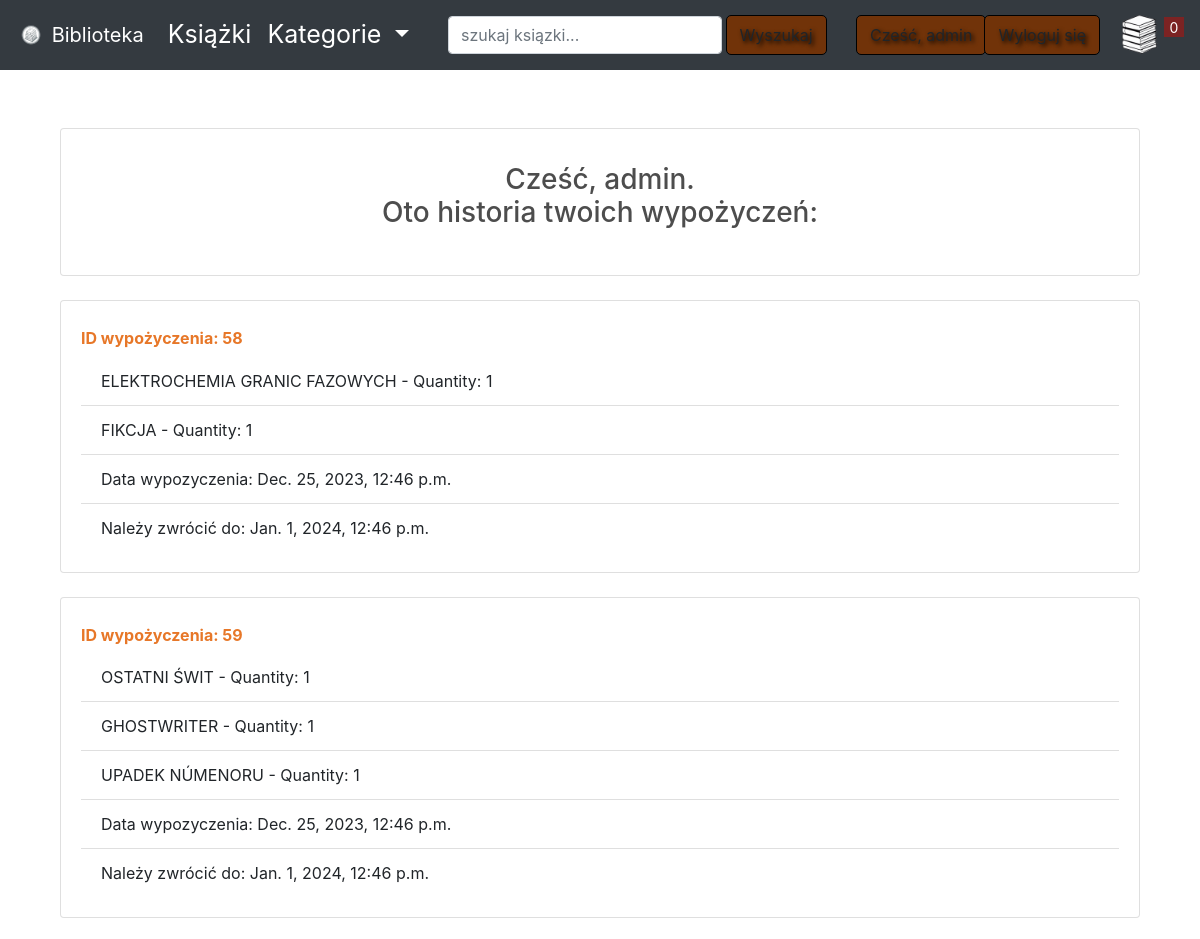
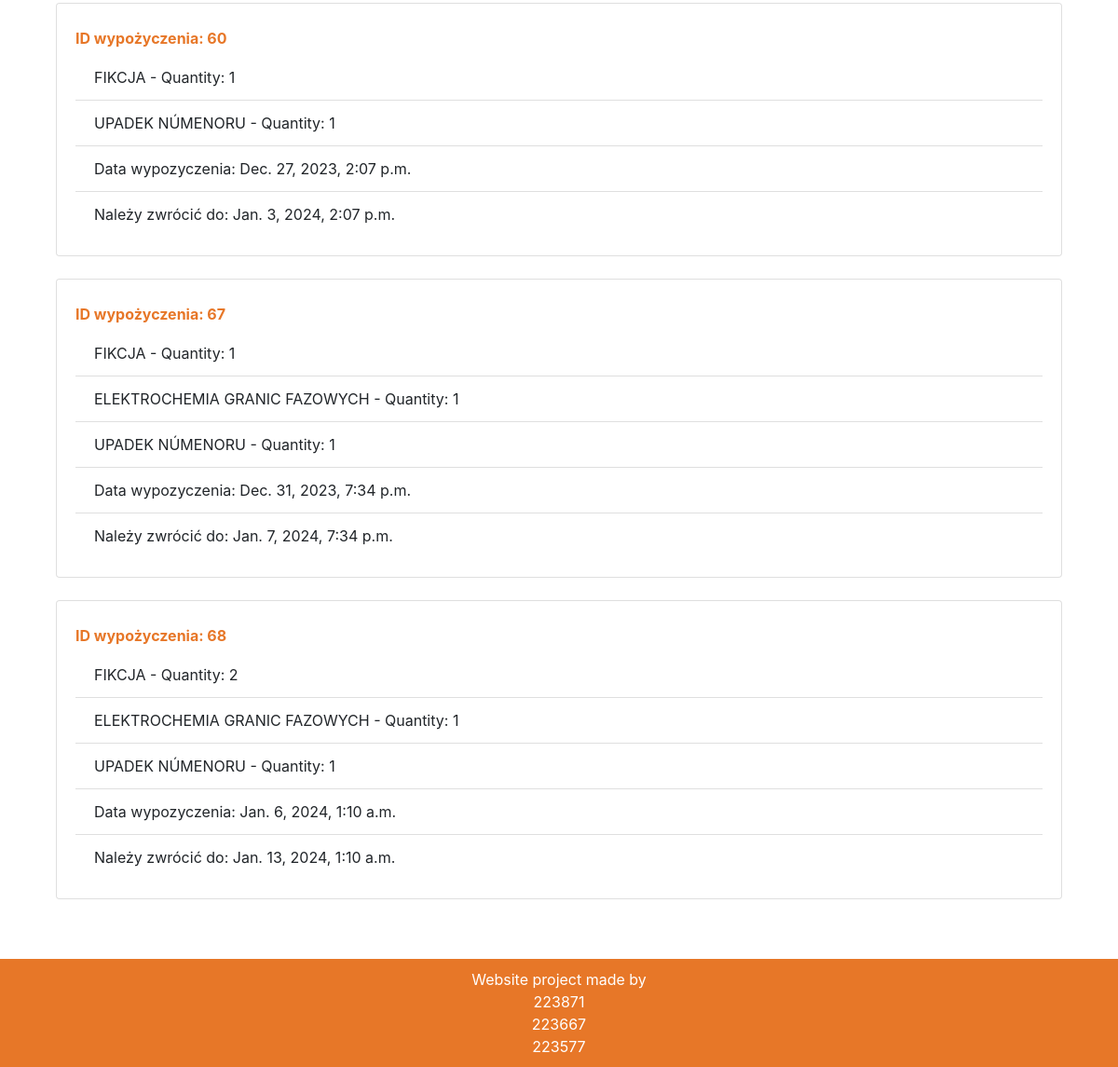
The app's page /profile (signed in) with its own data (2 pictures, top to bottom).
### bookstore/models.py (models this page shows, shortened)
class Order(models.Model): #koszyk
    customer = models.ForeignKey(Customer, on_delete=models.SET_NULL, null=True, blank=True)
    data_ordered = models.DateTimeField(auto_now_add=True) #bieżąca data i godzina
    complete = models.BooleanField(default=False, null=True, blank=True)
    transaction_id = models.CharField(max_length=40, null=True)
    return_data = models.DateTimeField(default=None, null=True, blank=True)  #data zwrotu
    @property
    def get_cart_items(self): #zlicza ile produktów ejst w koszyku
        order_items = self.orderitem_set.all()  # Pobierz wszystkie elementy OrderItem dla tego zamówienia
        total_items = 0
        for item in order_items:
            total_items += item.quantity
        return total_items

class Customer(models.Model):
    user = models.OneToOneField(User, on_delete= models.CASCADE, null=True, blank=True)
    name = models.CharField(max_length=100, null=True)
    email = models.CharField(max_length=100, null=True)
    isTeacher = models.BooleanField(default=False) #bo nauczyciele mają potem mieć, że nielimitowany czas wypozyczenia

class OrderItem(models.Model): #produkt w koszyku
    product = models.ForeignKey(Product, on_delete=models.SET_NULL, blank=True, null=True)
    order = models.ForeignKey(Order, on_delete=models.SET_NULL, blank=True, null=True)
    quantity = models.IntegerField(default=0, null=True, blank=True)
    data_added = models.DateTimeField(auto_now_add=True)

class Product(models.Model):
    name = models.CharField(max_length=100, null=True)
    digital = models.BooleanField(default=False, null=True, blank=False)  #czy jest nie fizyczny
    genre = models.CharField(max_length=100, null=True) #gatunek ksiązki
    author = models.CharField(max_length=100, null=True)
    isbn = models.CharField(max_length=17, null=True, blank=True, unique=True)
    image = models.ImageField(null=True, blank=True)

### bookstore/views.py (the view)
# urls.py: path('profile', views.profile, name='profile'),
@login_required #w setting.py  ustaw: LOGIN_URL = '/login/' - login = nazwa urla albo url
def profile(request):
     customer = request.user.customer
     order, created = Order.objects.get_or_create(customer=customer, complete=False) # Pobranie lub utworzenie niezakończonego zamówienia dla tego klienta
     items = order.orderitem_set.all() #Pobranie wszystkich elementów zamówienia (OrderItem) dla danego zamówienia (Order)
     orders = Order.objects.filter(customer=customer, complete=True)
     context = {'orders': orders,'customer':customer,'items': items, 'order':order}
     return render(request, 'store/profile.html', context)

### bookstore/templates/store/profile.html
{% extends 'store/main.html' %}
{% load static %}
{% block content %}
<link rel="stylesheet" href="{% static 'css/bootstrap.min.css' %}">
<div class="container mt-5">
    <div class="card mb-4">
    <h3 class="card-title text-center"><br>Cześć, {{customer.name}}.<br> Oto historia twoich wypożyczeń:<br><br></h3>
    </div>
    {% for order in orders %}
        <div class="card mb-4">
            <div class="card-body">
                <h6 style="color:#e77728;"class="card-subtitle mt-2 mb-2 font-weight-bold">ID wypożyczenia: {{ order.id }}</h6>
                <ul class="list-group list-group-flush">
                    {% for item in order.orderitem_set.all %}
                        <li class="list-group-item">{{ item.product.name }} - Quantity: {{ item.quantity }}</li>
                    {% endfor %}
                    <li class="list-group-item">Data wypozyczenia:  {{order.data_ordered}}</li>
                    {% if not order.return_data == None %}
                        <li class="list-group-item">Należy zwrócić do:  {{order.return_data}}</li>
                    {% endif %}
                </ul>
            </div>
        </div>
    {% endfor %}
</div>
{% endblock %}

### bookstore/templates/store/main.html (shortened to what this page needs)
<!DOCTYPE html>
{% load static %}
<html>
<head>
	<link rel="stylesheet" href="https://stackpath.bootstrapcdn.com/bootstrap/4.4.1/css/bootstrap.min.css">
	<link rel="stylesheet" type="text/css" href="{% static 'css/style.css' %}">
</head>
<body>
	<nav class="navbar navbar-expand-lg navbar-dark bg-dark fixed-top">
		<a class="navbar-brand" href="{% url 'store' %}"><img src="{%static 'images/logo.png'%}" width="30" height="30" class="d-inline-block align-top" alt="">
		Biblioteka
		</a>
		<div class="collapse navbar-collapse " id="navbarSupportedContent">
		  <ul class="navbar-nav mr-auto">
			<li class="nav-item">
			  <a class="nav-link active" href="{% url 'books' %}">Książki</a>
			</li>
			<li class="nav-item dropdown">
			  <a class="nav-link dropdown-toggle active" href="#" id="navbarDropdown" role="button" data-toggle="dropdown" aria-haspopup="true" aria-expanded="false">
				Kategorie
			  </a>
			</li>
		  </ul>
		  <form method="GET" action="{%url 'books'%}"class="form-inline collapse navbar-collapse justify-content-center my-2 my-lg-0">
			<div>
			<input class="form-control mr-sm-0" type="search" placeholder="szukaj ksiązki..." aria-label="Search" name="q">
			<button class="btn btn-custom-color my-0 my-sm-0 btn-custom-color2" type="submit">Wyszukaj</button>
			</div>
		  </form>
		  	<div class="form-inline my-2 my-lg-0">
				{% if request.user.is_authenticated %}
					<a href="{% url 'profile' %}"class="btn btn-custom-color2">Cześć, {{request.user}}</a>
					<a href="{% url 'logout' %}"class="btn btn-custom-color2 btn-custome-color-wyloguj">Wyloguj się</a>
				{% else %}
					<a href="{% url 'login' %}"class="btn btn-custom-color2">Zaloguj się</a>
				{% endif %}
			      <a href="{% url 'cart' %}">
			        <img  id="cart-icon" src="{% static 'images/cartimg.png' %}">
				   </a>
				{% if is_login_page %}
				<p id="cart-total">0</p>
			   {% else %}
			     <p id="cart-total">{{order.get_cart_items}}</p>
				{% endif %}
			</div>
		</div>
	  </nav>
    <div style="margin-top: 40px;"class="container">
		{% block content%}
		{% endblock content%}
	</div>
	<footer class="footer">
		<div class="container">
			<span class="text">Website project made by <br>223871
				<br> 223667 <br>223577 </span><br>
		</div>
	</footer>
</body>
</html>

### static/css/style.css (style rules this page uses)
body { background-position: center; background-repeat: no-repeat; background-size: cover; padding-top: 40px; display: flex; flex-direction: column; min-height: 100vh; }
h1, h2, h3, h4, h5, h6 { color: hsl(0, 0%, 30%); }
.bg-dark { background-color: #e77728 !important; }
#cart-icon { width: 50px; display: inline-block; margin-left: 15px; }
#cart-total { display: block; text-align: center; color: #fff; background-color: rgb(124, 35, 35); width: 20px; height: 20px; border-radius: 0; font-size: 14px; }
.btn { border-radius: 0; }
.navbar-nav .nav-link { font-size: 25px; }
.btn-custom-color { background-color: #713309; }
.btn-custom-color2 { background-color: #713309 !important; color: #ffffff; text-shadow: 2px 2px 4px #000000; border: none; outline: 1px solid rgb(0, 0, 0); }
.footer { margin-top: 40px; position: relative; left: 0; bottom: 0; width: 100%; background-color: #e77728; color: #ffffff !important; text-align: center; padding: 10px; }
.container { flex: 1 0 auto; }

### records on screen
Order: get_cart_items "0"
Customer: name "admin"
Order: id "58", data_ordered "Dec. 25, 2023, 12:46 p.m.", return_data "Jan. 1, 2024, 12:46 p.m."
OrderItem: product.name "ELEKTROCHEMIA GRANIC FAZOWYCH", quantity "1"
OrderItem: product.name "FIKCJA", quantity "1"
Order: id "59", data_ordered "Dec. 25, 2023, 12:46 p.m.", return_data "Jan. 1, 2024, 12:46 p.m."
OrderItem: product.name "OSTATNI ŚWIT", quantity "1"
OrderItem: product.name "GHOSTWRITER", quantity "1"
OrderItem: product.name "UPADEK NÚMENORU", quantity "1"
Order: id "60", data_ordered "Dec. 27, 2023, 2:07 p.m.", return_data "Jan. 3, 2024, 2:07 p.m."
OrderItem: product.name "FIKCJA", quantity "1"
OrderItem: product.name "UPADEK NÚMENORU", quantity "1"
Order: id "67", data_ordered "Dec. 31, 2023, 7:34 p.m.", return_data "Jan. 7, 2024, 7:34 p.m."
OrderItem: product.name "FIKCJA", quantity "1"
OrderItem: product.name "ELEKTROCHEMIA GRANIC FAZOWYCH", quantity "1"
OrderItem: product.name "UPADEK NÚMENORU", quantity "1"
Order: id "68", data_ordered "Jan. 6, 2024, 1:10 a.m.", return_data "Jan. 13, 2024, 1:10 a.m."
OrderItem: product.name "FIKCJA", quantity "2"
OrderItem: product.name "ELEKTROCHEMIA GRANIC FAZOWYCH", quantity "1"
OrderItem: product.name "UPADEK NÚMENORU", quantity "1"

### other values on screen
{{ request.user }} "admin"
